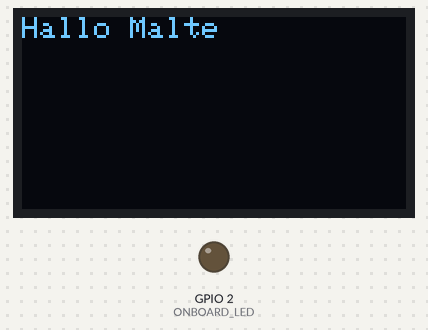
This sketch was run on a simulated ESP32. Shown: 128×64 one-colour display, output pins drawn as LEDs (lit = HIGH).

Above: at 2.19 s.
At 3.77 s:
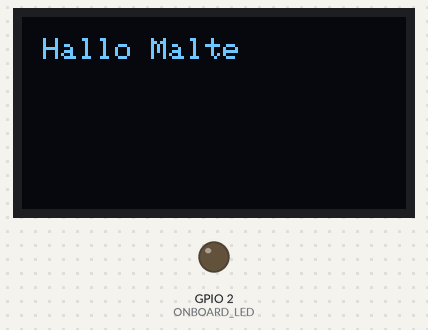
At 5.57 s:
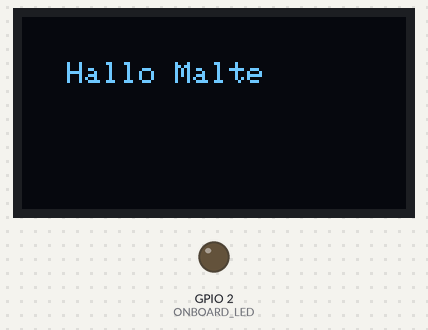
At 8.96 s:
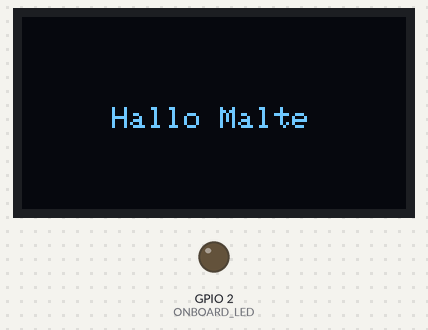
At 12.34 s:
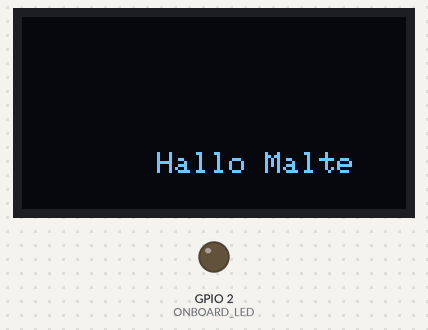
At 15.95 s:
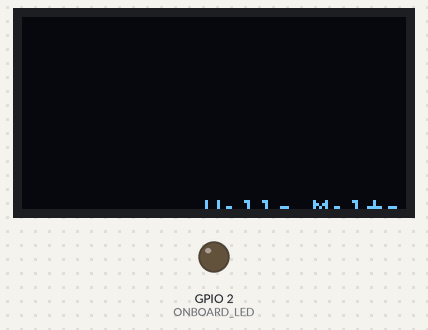

The sketch:

onboard_blinker.ino
```cpp
#include <Wire.h>
#include <Adafruit_GFX.h>
#include <Adafruit_SSD1306.h>

#define SCREEN_WIDTH 128
#define SCREEN_HEIGHT 64


#define ONBOARD_LED  2
#define OLED_DATA 25
#define OLED_CLK 26

Adafruit_SSD1306 oled(SCREEN_WIDTH, SCREEN_HEIGHT, &Wire, -1);
int x;
int y;

void setup() {
  pinMode(ONBOARD_LED, OUTPUT);
  Serial.begin(9600);

  // initialize OLED display with address 0x3C for 128x64
  if (!oled.begin(SSD1306_SWITCHCAPVCC, 0x3C)) {
    Serial.println(F("SSD1306 allocation failed"));
    while (true);
  }

  delay(2000);         // wait two seconds for initializing
  oled.clearDisplay(); // clear display

  oled.setTextSize(1);         // set text size
  oled.setTextColor(WHITE);    // set text color
  oled.setCursor(0, 10);       // set position to display
  oled.println("Hallo Malte"); // set text
  oled.display();

  x = 0;
  y = 0;

}
void loop() {
  oled.clearDisplay();
  oled.setTextSize(1);         // set text size
  oled.setTextColor(WHITE);    // set text color
  oled.setCursor(x, y);       // set position to display
  oled.println("Hallo Malte"); // set text
  oled.display();
  delay(200);
  x++;
  y++;
}
```
